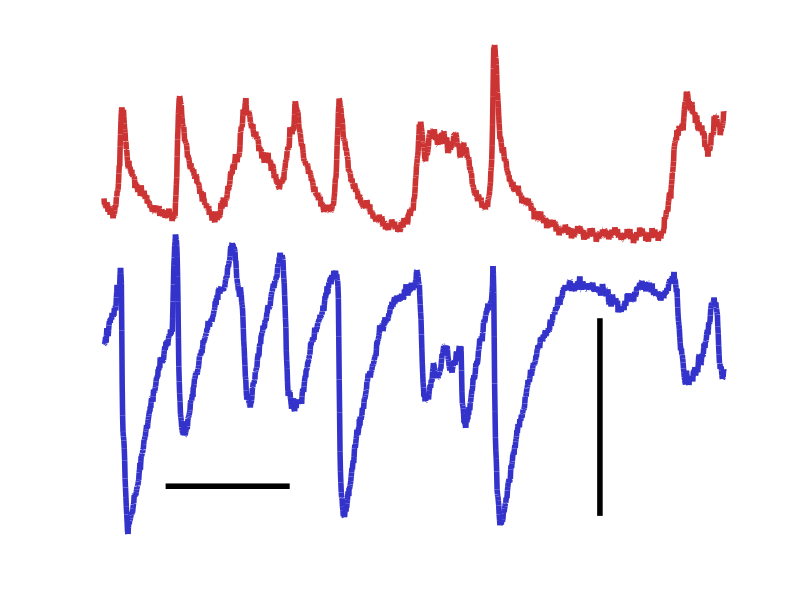
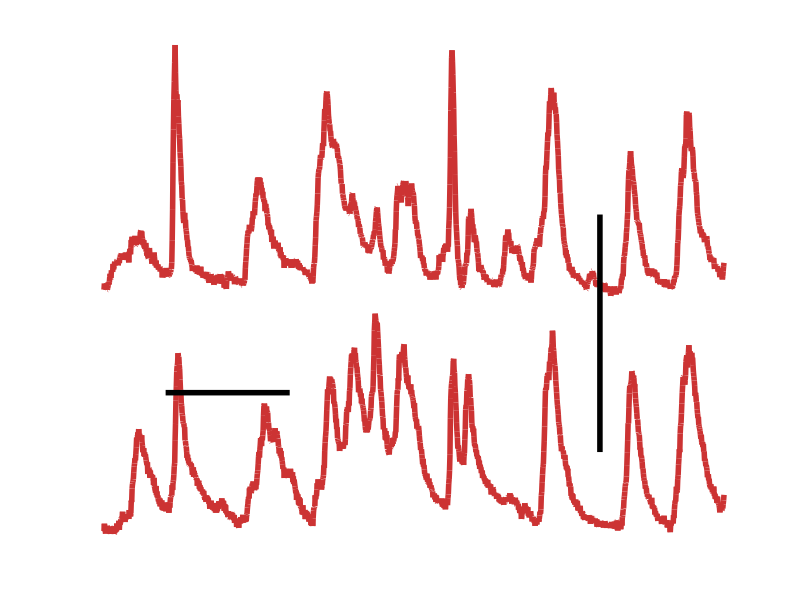
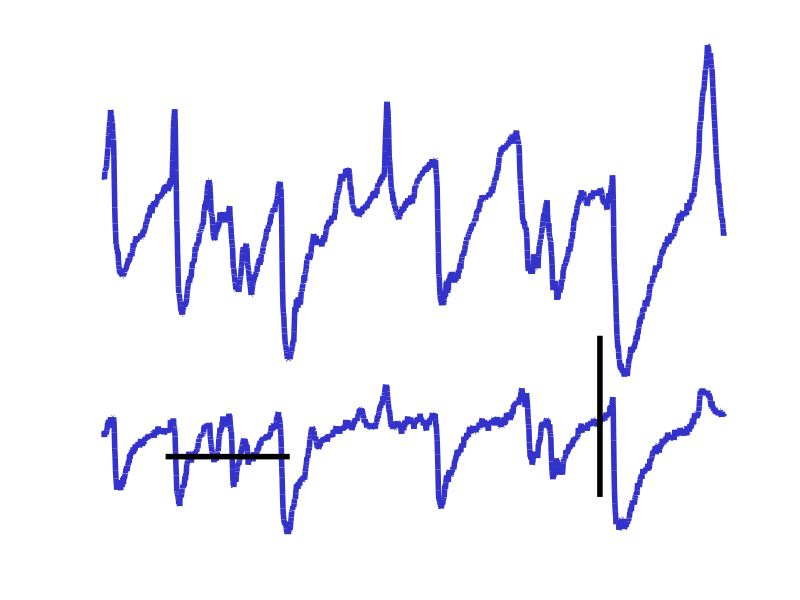

Write MATLAB code to recreate these figures, in order.

clear
close all

lw=4;
fs=30;
eeclr=[.8 .2 .2];
iiclr=[.2 .2 .8];

nskip=10;

% Hyperpolarized-Depolarized mode
load hd.mat

v1=v1(1:nskip:end);
v2=v2(1:nskip:end);

% Total time is 1 sec
time=(1:numel(v1))*1000/numel(v1);

figure

% Plot V for first cell
plot(time,v1+37,'LineWidth',lw,'Color',eeclr)
hold on

% Plot V for second cell
plot(time,v2,'LineWidth',lw,'Color',iiclr)

% Plot scale bars
plot([100 300],[-60 -60],'k','LineWidth',lw)
plot([800 800],[-63 -43],'k','LineWidth',lw)

axis tight
axis off
temp=get(gcf,'Position');
temp(3:4)=[500*.9 400*.6];
set(gcf,'Position',temp)
set(gcf,'Color',[1 1 1])

%%% HH mode 
load hh.mat

v1=v1(1:nskip:end);
v2=v2(1:nskip:end);

figure
plot(time,v1,'LineWidth',lw,'Color',eeclr)
hold on
plot(time,v2+23,'LineWidth',lw,'Color',eeclr)
plot([100 300],[-60 -60],'k','LineWidth',lw)
plot([800 800],[-65 -45],'k','LineWidth',lw)
axis tight
axis off
temp=get(gcf,'Position');
temp(3:4)=[500*.9 400*.6];
set(gcf,'Position',temp)
set(gcf,'Color',[1 1 1])


%%% DD mode
load dd.mat

v1=v1(1:nskip:end);
v2=v2(1:nskip:end);

figure
plot(time,v1,'LineWidth',lw,'Color',iiclr)
hold on
plot(time,v2+25,'LineWidth',lw,'Color',iiclr)
plot([100 300],[-50 -50],'k','LineWidth',lw)
plot([800 800],[-55 -35],'k','LineWidth',lw)
axis tight
axis off
temp=get(gcf,'Position');
temp(3:4)=[500*.9 400*.6];
set(gcf,'Position',temp)
set(gcf,'Color',[1 1 1])

